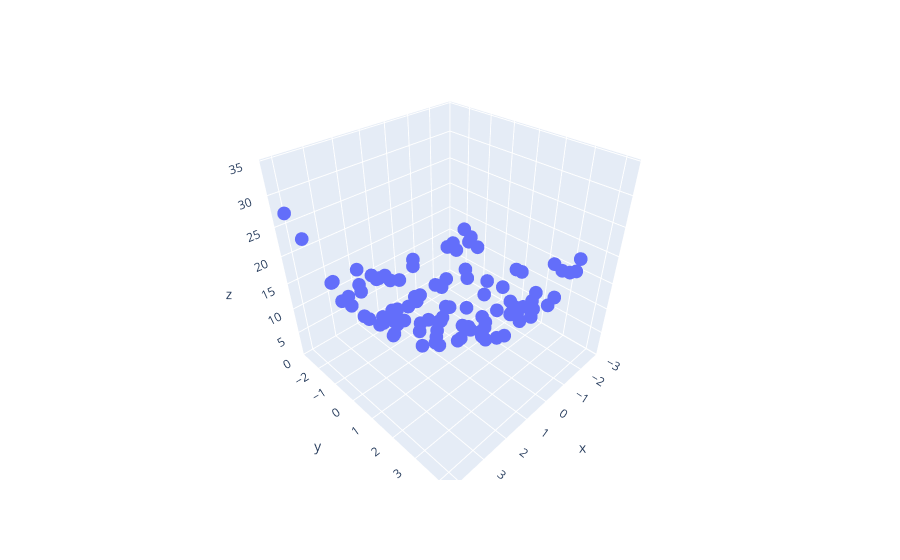

Notebook source saved alongside this figure:
### Code cell
import plotly.express as px
df = px.data.iris()
fig = px.scatter_3d(df,x=X.ravel(),y=Y.ravel(),z=Z.ravel())
fig.show()
